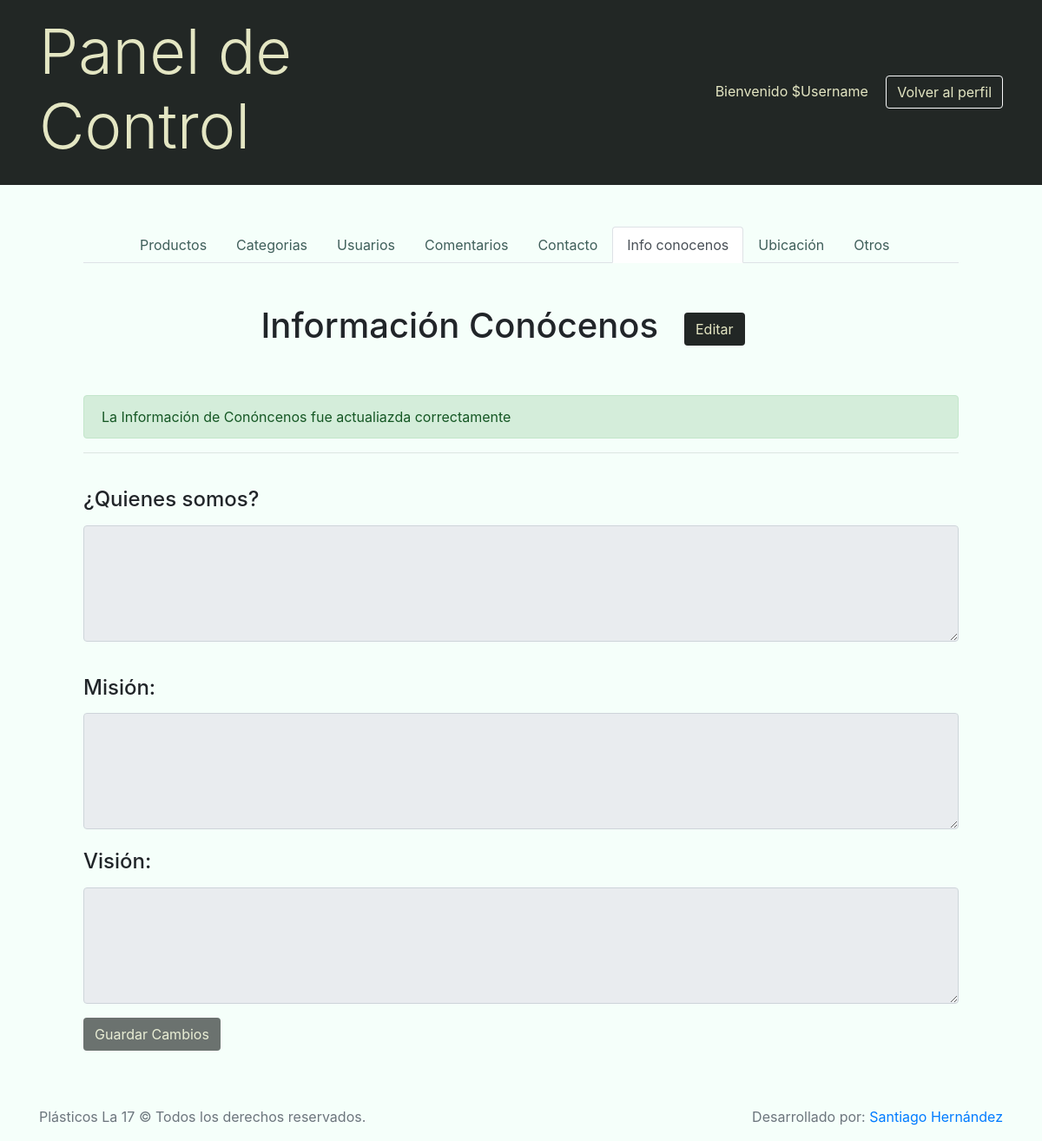
The page /Admin/control_panel.php?view=aboutus&msg=okupd on the database as committed earlier.
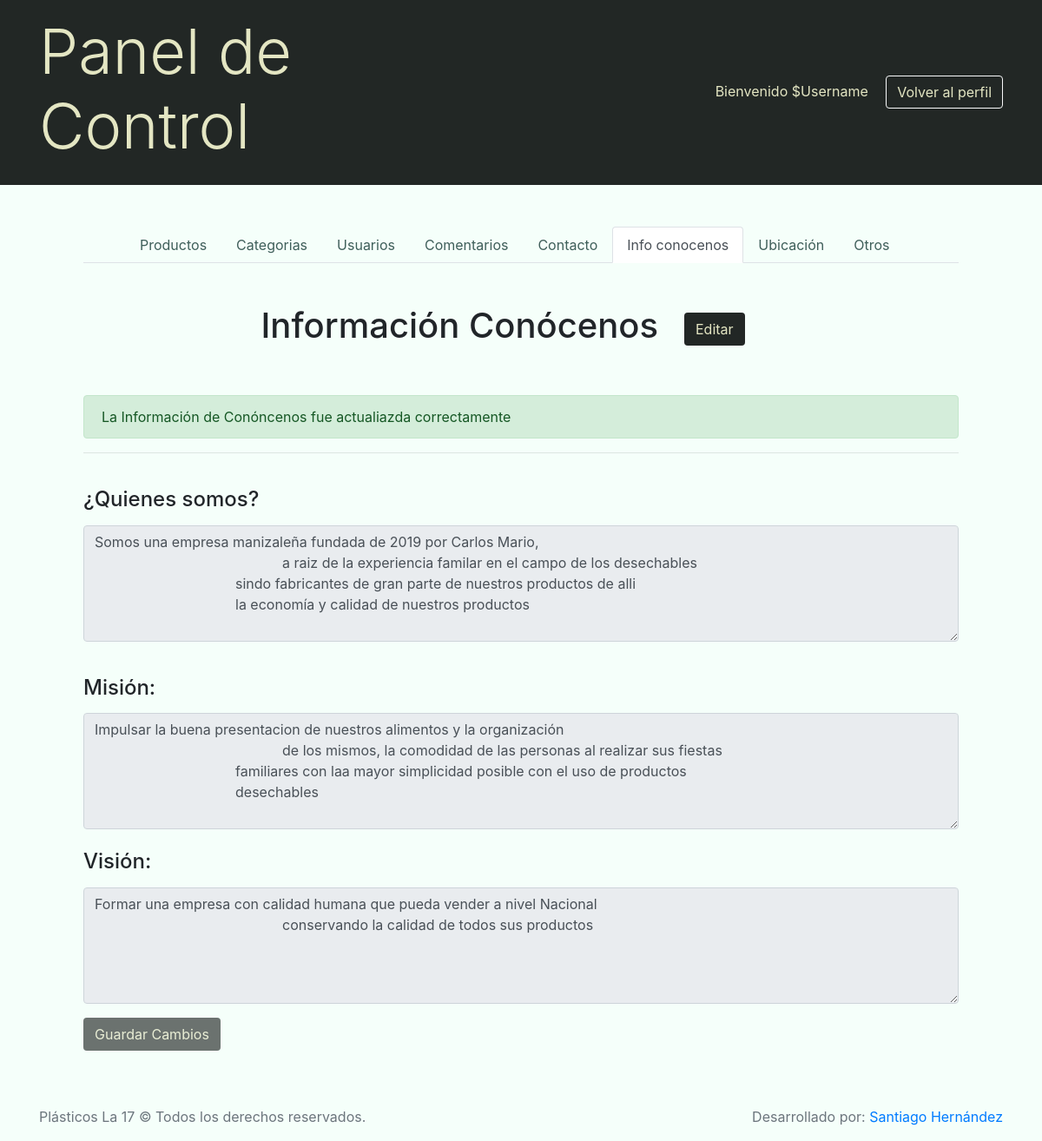
The same page on the database as committed later.
### tables this page shows
CREATE TABLE IF NOT EXISTS `Company` (
  `CompanyId` INT NOT NULL AUTO_INCREMENT,
  `CompanyName` VARCHAR(50) NOT NULL,
  `PhoneNumber` VARCHAR(30) NULL,
  `MobileNumber` VARCHAR(30) NULL,
  `Email` VARCHAR(60) NULL,
  `AboutUs` VARCHAR(500) NULL,
  `Mission` VARCHAR(500) NULL,
  `Vision` VARCHAR(500) NULL,
  `Place` VARCHAR(45) NULL,
  `FrameLocation` VARCHAR(200) NULL,
  `CityId` INT NULL,
  PRIMARY KEY (`CompanyId`),
  CONSTRAINT `fk_Company_City1`
    FOREIGN KEY (`CityId`)
    REFERENCES `City` (`CityId`)
    ON DELETE RESTRICT
    ON UPDATE CASCADE);

### Admin/aboutus_control.php (the view, shortened to what this page needs)
<?php
$aboutus = <<<HTML
    <textarea type='text' name='aboutus' class='form-control' id='aboutus-text' cols='5' rows='5' disabled>$company[AboutUs]</textarea>
HTML;
$mision = <<<HTML
    <textarea type='text' name='mission' class='form-control' id='mision-text' cols='5' rows='5' disabled>$company[Mission]</textarea>
HTML;
$vision = <<<HTML
    <textarea type='text' name='vision' class='form-control' id='vision-text' cols='5' rows='5' disabled>$company[Vision]</textarea>
HTML;
?>
<div class="container px-5">
    <div class="row my-5">
        <div class="col-sm-8">
            <h1 class="text-right">Información Conócenos</h1>
        </div>
        <div class="col-sm-4 my-auto">
            <button class="btn my-btn" id="editbtn">Editar</button>
        </div>
    </div>
    <?php $msg = isset($_GET['msg']) ? $_GET['msg'] : '';
        switch ($msg):
            case 'okupd':
                echo "<div class='alert alert-success'>La Información de Conóncenos fue actualiazda correctamente</div>";
                break;
        endswitch;
    ?>
    <form class="proform" action="db_connection/update_aboutus.php" method="POST">
        <hr>
        <div class="form-group py-3">
            <label for="aboutus-text" class="col-form-label"><h4>¿Quienes somos?</h4></label>
            <div class="">
                <?php
                echo $aboutus;
                ?>
            </div>
        </div>
        <div class="form-group">
            <label for="mision-text" class="col-form-label"><h4>Misión:</h4></label>
            <div class="">
                <?php
                echo $mision;
                ?>
            </div>
        </div>
        <div class="form-group">
            <label for="vision-text" class="col-form-label"><h4>Visión:</h4></label>
            <div class="">
                <?php
                echo $vision;
                ?>
            </div>
        </div>
        <div class="form-group">
            <div class="">
                <button type="submit" class="btn my-btn" id="save" disabled>Guardar Cambios</button>
            </div>
        </div>
    </form>
</div>

Rows that differ between the two databases and show on the page:
added company: aboutus "Somos una empresa manizaleña fundada de 2019 por Carlos Mario, a raiz de la experiencia familar en el campo de los desechables sindo fabricantes de gran parte de nuestros productos de alli la economía y calidad de nuestros productos", mission "Impulsar la buena presentacion de nuestros alimentos y la organización de los mismos, la comodidad de las personas al realizar sus fiestas familiares con laa mayor simplicidad posible con el uso de productos desechables", vision "Formar una empresa con calidad humana que pueda vender a nivel Nacional conservando la calidad de todos sus productos"
